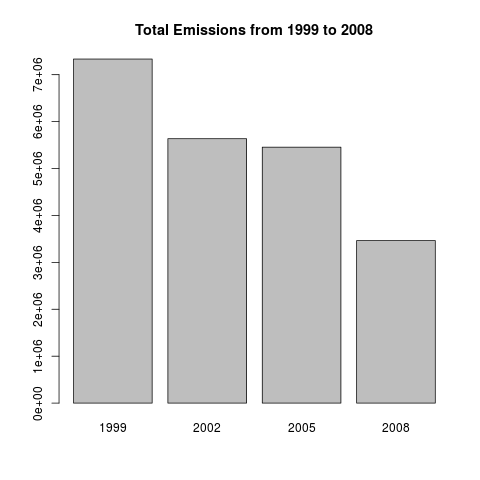

Write R code to recreate this figure.
# Plot1

# Have total emissions from PM2.5 decreased in the United States from 1999 to 2008?
# Using the base plotting system, make a plot showing the total PM2.5 emission from
# all sources for each of the years 1999, 2002, 2005, and 2008.



# Figure out the total emmisions for a year
yearly.emmissions <- function(year) {
  return(sum(NEI$Emissions[NEI$year==year]))
}

years <- c('1999','2002','2005','2008')

total.emissions <- sapply(years,yearly.emmissions,USE.NAMES=TRUE)

barplot(total.emissions,main="Total Emissions from 1999 to 2008")

dev.copy(png,"plot1.png")
dev.off()
